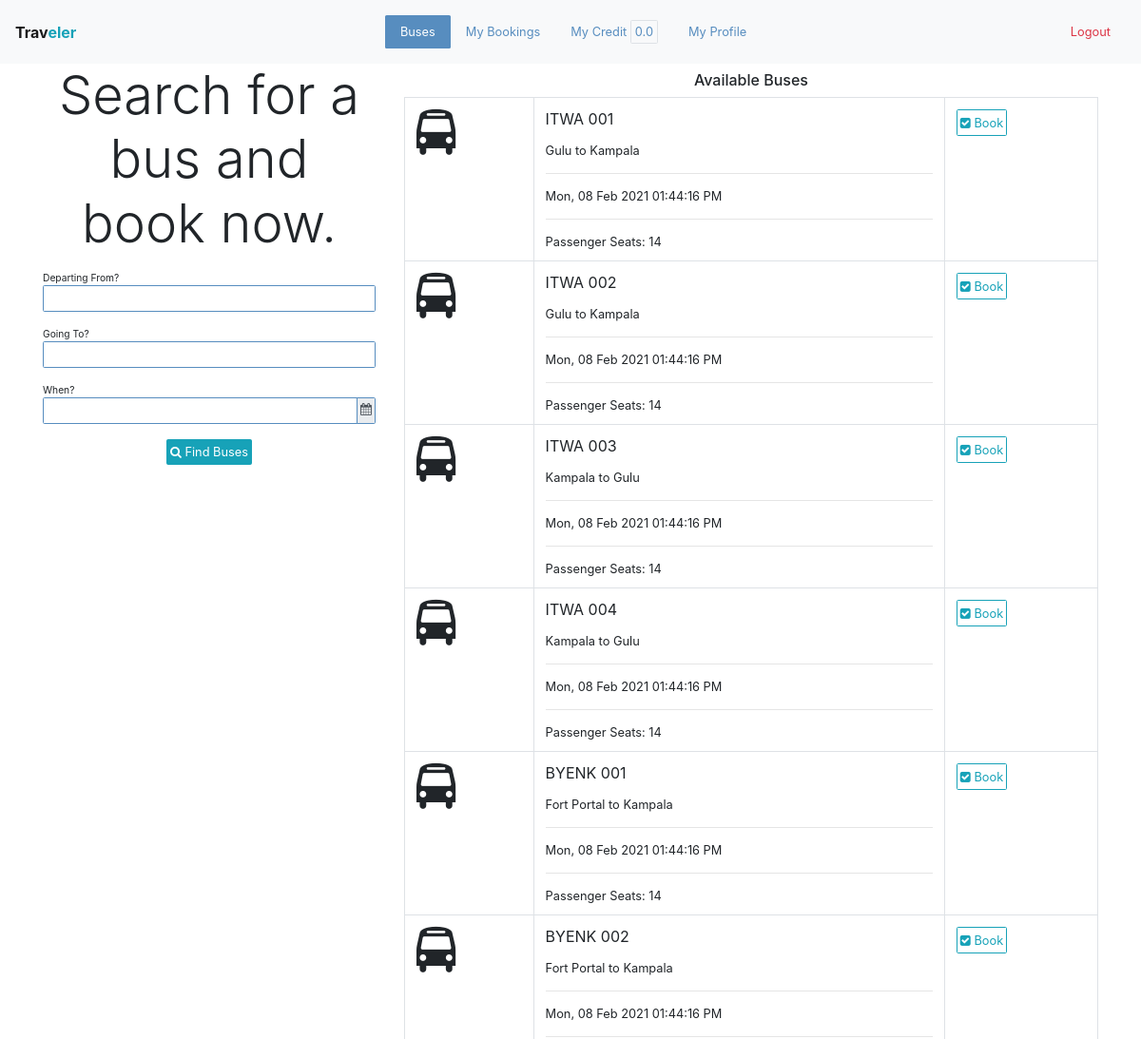
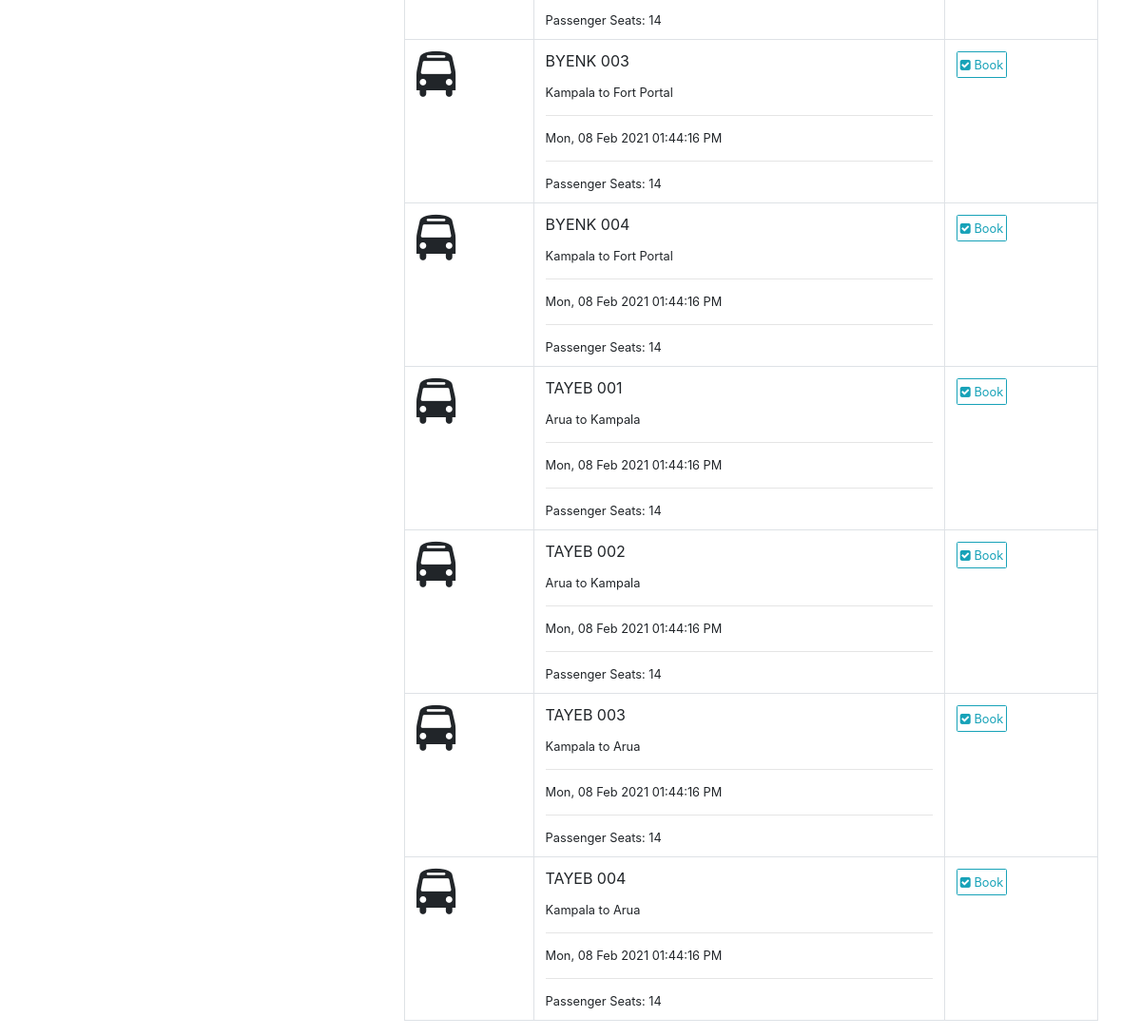
The page /bus/search (signed in) on the database its author committed (2 pictures, top to bottom).
### app/models/models.py (models this page shows, shortened)
class Profile(db.Model):
    id = db.Column(db.Integer, primary_key=True)
    first_name = db.Column(db.String(64))
    last_name = db.Column(db.String(64))
    email = db.Column(db.String(64), unique=True)
    telephone = db.Column(db.String(16))
    email_valid = db.Column(db.Boolean, default=False)
    telephone_valid = db.Column(db.Boolean, default=False)
    credit = db.Column(db.Float, default=0.0)
    is_admin = db.Column(db.Boolean())
    is_manager = db.Column(db.Boolean())
    is_cashier = db.Column(db.Boolean())
    is_passenger = db.Column(db.Boolean())
    branch_id = db.Column(db.Integer, db.ForeignKey("branch.id"))
    user_id = db.Column(db.Integer, db.ForeignKey("user.id", ondelete="CASCADE"))
    payments = db.relationship("Payment", backref="profile")

class Bus(db.Model):
    id = db.Column(db.Integer, primary_key=True)
    number = db.Column(db.String(16))
    columns = db.Column(db.Integer)
    rows = db.Column(db.Integer)
    broadcast = db.Column(db.Boolean)
    departure_time = db.Column(db.DateTime)
    schedule_cancelled_reason = db.Column(db.String(1024))
    booking_deadline = db.Column(db.DateTime)
    free_bus_time = db.Column(db.DateTime)
    branch_id = db.Column(db.Integer, db.ForeignKey("branch.id"))
    company_id = db.Column(db.Integer, db.ForeignKey("company.id"))
    status_id = db.Column(db.Integer, db.ForeignKey("status.id"))
    journey_id = db.Column(db.Integer, db.ForeignKey("journey.id"))
    grids = db.relationship("Grid", backref="bus", cascade="delete", lazy="dynamic")
    bookings = db.relationship("Booking", backref="bus")
    payments = db.relationship("Payment", backref="bus")
    def seats(self):
        return list(filter(lambda grid:grid.grid_type==1, self.grids))

class Journey(db.Model):
    id = db.Column(db.Integer, primary_key=True)
    from_ = db.Column(db.String(64))
    to = db.Column(db.String(64))
    distance = db.Column(db.Float)
    duration = db.Column(db.Float)
    branch_id = db.Column(db.Integer, db.ForeignKey("branch.id"))
    buses = db.relationship("Bus", backref="journey")
    pickups = db.relationship("Pickup", backref="journey")
    pricings = db.relationship("Pricing", backref="journey")
    payments = db.relationship("Payment", backref="journey")
    def __str__(self):
        return f"{self.from_} to {self.to}"

### app/WEB/views/bus.py (the view)
@bus_bp.route("/search", methods=["GET"])
def search_buses():
	search_buses_form = SearchBusesForm(request.args)
	from_ = None
	to = None
	departure_time = None
	if search_buses_form.validate():
		data = search_buses_form.data
		from_ = data.get("from_")
		to = data.get("to")
		departure_time = data.get("departure_time")
	buses = find_buses(from_=from_, to=to, departure_time=departure_time)
	if departure_time:
		search_buses_form.departure_time.data = departure_time.strftime(app.config.get("TIME_FORMAT"))
	template = "index/search-buses-results.html"
	if current_user.is_authenticated:
		template = "bus/passenger-buses.html"
	return render_template(template, buses=buses, search_buses_form=search_buses_form)

### app/WEB/forms/bus.py (shortened to what this page needs)
class SearchBusesForm(FlaskForm):
	UTC_offset = StringField(widget=HiddenInput())
	from_ = StringField("Departing From?", validators=[])
	to = StringField("Going To?", validators=[])
	departure_time = StringField("When?", validators=[])
	submit = SubmitField('Find Bus')
	def __init__(self, *args, **kwargs):
		super().__init__(*args, **kwargs)
		self.datetime_format = app.config.get("TIME_FORMAT")
	def validate_departure_time(form, field):
		departure_time = field.data

### app/WEB/context_processors.py (called while the page is built)
@app.context_processor
def application():
	return  {
		"HOST": app.config.get("HOST_ADDRESS")
	}

@app.context_processor
def company():
	context = dict()
	if current_user.is_authenticated:
		context["profile"] = current_user.profile
		branch = current_user.profile.branch
		if branch:
			context["branch"] = branch
			context["company"] = branch.company
	return context

### app/WEB/template_filters.py (called while the page is built)
def datetimeformat(value, format='%H:%M / %d-%m-%Y'):
	if isinstance(value, datetime):
		return value.strftime(format)

### app/helpers/datetimes.py (called while the page is built)
def now():
	return datetime.datetime.now().astimezone(timezone)

### app/setup.py (called while the page is built)
@login_manager.user_loader
def load_user(user_id):
	return User.query.get(user_id)

### app/utils.py (called while the page is built, shortened)
def find_buses(from_=None, to=None, departure_time=None, company_id=None):
	journeys_query = Journey.query
	if from_:
	    journeys_query = journeys_query.filter(Journey.from_==from_)
	if to:
	    journeys_query = journeys_query.filter(Journey.to==to)
	journeys = journeys_query.all()
	buses_query = Bus.query.filter(Bus.journey_id.in_([journey.id for journey in journeys]), Bus.booking_deadline > now())
	if company_id:
	    buses_query = buses_query.filter_by(company_id=company_id)
	return buses_query.all()

### app/templates/bus/passenger-buses.html
{% extends 'index/passenger-base.html' %}
{% block buses_active %}active{% endblock %}
{% block content %}
	<div class="container">
		<div class="row">
			<div class="col-md-4">
				{% include 'index/search-buses-form.html' %}
			</div>
			<div class="col-md-8">
				{% include 'index/available-buses.html' %}
			</div>
		</div>
	</div>
{% endblock %}

### app/templates/index/passenger-base.html (shortened to what this page needs)
{% extends 'base.html' %}
{% block body %}
	<body>
		<nav class="navbar navbar-expand-lg navbar-light bg-light d-flex">
			<strong class="navbar-brand flex-fill">Trav<span class="text-info">eler</span></strong>
			<div class="collapse navbar-collapse" id="navbarText">
					<ul class="nav nav-pills mr-auto">
						<li class="nav-item active">
							<a class="nav-link {% block buses_active %}{% endblock %}" href="{{ url_for('bus.search_buses') }}">Buses</a>
						</li>
						<li class="nav-item">
							<a class="nav-link {% block bookings_active %}{% endblock %}" href="{{ url_for('booking.get_passenger_bookings') }}">My Bookings</a>
						</li>
						<li class="nav-item">
							<a class="nav-link {% block credit_active %}{% endblock %}" href="{{url_for('profile.get_profile_credit')}}">My Credit <span class="p-1 border rounded badge-white">{{profile.credit}}</span></a>
						</li>
						<li class="nav-item">
							<a class="nav-link {% block profile_active %}{% endblock %}" href="{{ url_for('profile.update_profile') }}">My Profile</a>
						</li>
					</ul>
					<span class="navbar-text">
						<a class="nav-link text-danger" href="{{ url_for('index.logout') }}">Logout</a>
				    </span>
			</div>
		</nav>
		{% block content %}
		{% endblock %}
	</body>
{% endblock %}

### app/templates/index/available-buses.html
<h5 class="p-2 m-0 text-center">Available Buses</h5>
<table class="table table-responsive-sm border">
    <tbody>
        {% for bus in buses %}
            <tr>
                <td>
                	<span class="fa fa-bus fa-3x"></span>
                </td>
                <td class="border m-auto">
                    <p>{{bus.number}}</p>
                    <small>{{bus.journey}}</small>
                    <hr>
                    <small>{{bus.departure_time|datetimeformat('%a, %d %b %Y %r')}}</small>
                    <hr>
                    <small>Passenger Seats: {{bus.seats()|length}} </small>
                </td>
                <td><a href="{{url_for('bus.get_passenger_bus', bus_id=bus.id)}}" class='btn btn-outline-info'><span class="fa fa-check-square"></span> Book</a></td>
            </tr>
        {% else %}
            <div class="container" align="center">
                <p class="display-5 text-muted p-2">No Buses Available!</p>
            </div>
        {% endfor %}
    </tbody>
</table>

### rows shown on the page
Profile: credit "0.0"
Bus: number "ITWA 001", journey "Gulu to Kampala", departure_time "Mon, 08 Feb 2021 01:44:16 PM", seats|length "14"
Bus: number "ITWA 002", journey "Gulu to Kampala", departure_time "Mon, 08 Feb 2021 01:44:16 PM", seats|length "14"
Bus: number "ITWA 003", journey "Kampala to Gulu", departure_time "Mon, 08 Feb 2021 01:44:16 PM", seats|length "14"
Bus: number "ITWA 004", journey "Kampala to Gulu", departure_time "Mon, 08 Feb 2021 01:44:16 PM", seats|length "14"
Bus: number "BYENK 001", journey "Fort Portal to Kampala", departure_time "Mon, 08 Feb 2021 01:44:16 PM", seats|length "14"
Bus: number "BYENK 002", journey "Fort Portal to Kampala", departure_time "Mon, 08 Feb 2021 01:44:16 PM", seats|length "14"
Bus: number "BYENK 003", journey "Kampala to Fort Portal", departure_time "Mon, 08 Feb 2021 01:44:16 PM", seats|length "14"
Bus: number "BYENK 004", journey "Kampala to Fort Portal", departure_time "Mon, 08 Feb 2021 01:44:16 PM", seats|length "14"
Bus: number "TAYEB 001", journey "Arua to Kampala", departure_time "Mon, 08 Feb 2021 01:44:16 PM", seats|length "14"
Bus: number "TAYEB 002", journey "Arua to Kampala", departure_time "Mon, 08 Feb 2021 01:44:16 PM", seats|length "14"
Bus: number "TAYEB 003", journey "Kampala to Arua", departure_time "Mon, 08 Feb 2021 01:44:16 PM", seats|length "14"
Bus: number "TAYEB 004", journey "Kampala to Arua", departure_time "Mon, 08 Feb 2021 01:44:16 PM", seats|length "14"

### other values the page prints
{{ field.label.text }} "Departing From? Going To?"
{{ field.label.text }} "When?"
